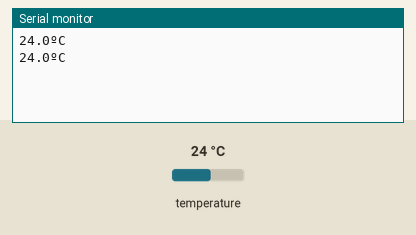
Recording of a sketch running on a simulated Arduino Uno, built with avr-gcc and run on an emulated ATmega328P. On the bench: the last lines printed to the serial monitor. Inputs (shaded band) come from the test bench; at power-on: temperature 24 °C.

Above: at 4.8 s.
4.9 s: temperature set to 12 °C
At 8.3 s:
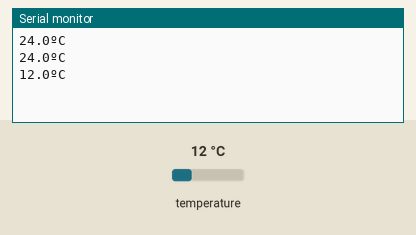
9.2 s: temperature set to 19 °C
At 12.0 s:
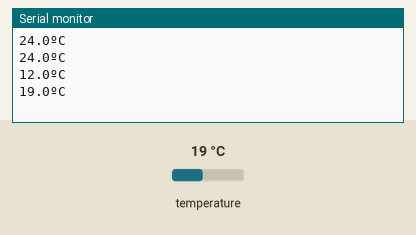
Timing chart, 0 to 13.5 s (numbered marks = the images above; inputs shaded):
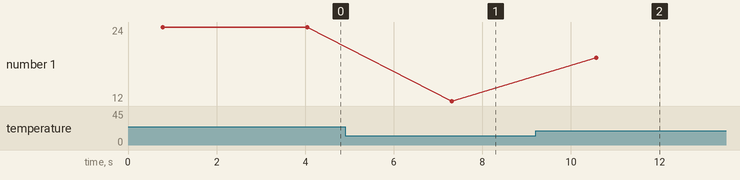

The sketch:

Sonda_de_Temp.ino
```cpp
#include <OneWire.h>
#include <DallasTemperature.h>

const int pin = 9; //pin donde se conecta el bus onewire

OneWire objeto(pin);
DallasTemperature sensor(&objeto);

void setup() {
  // put your setup code here, to run once:
Serial.begin(9600);
sensor.begin();
}

void loop() {
 sensor.requestTemperatures();   // se manda comandos para la toma de temp al sensor
 Serial.print(sensor.getTempCByIndex(0),1); //lectura y muestreo
 Serial.println("ºC");
 delay(2500);


}
```

Measured:
- after the input at 4.9 s, the serial monitor: prints a new line after 2.4 s (image 1)
- after the input at 9.2 s, the serial monitor: prints a new line after 1.4 s (image 2)
- plotted number 1: 24 → 12 after the input at 4.9 s, 12 → 19 after the input at 9.2 s
